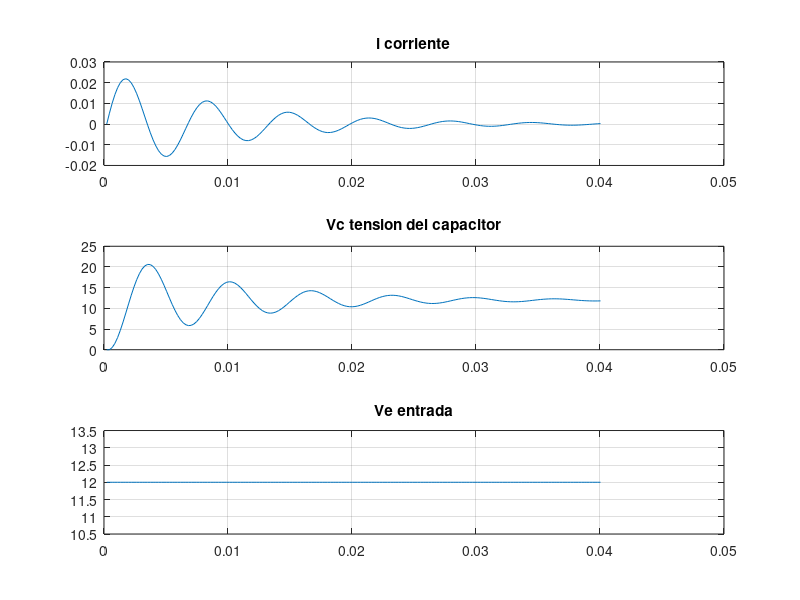
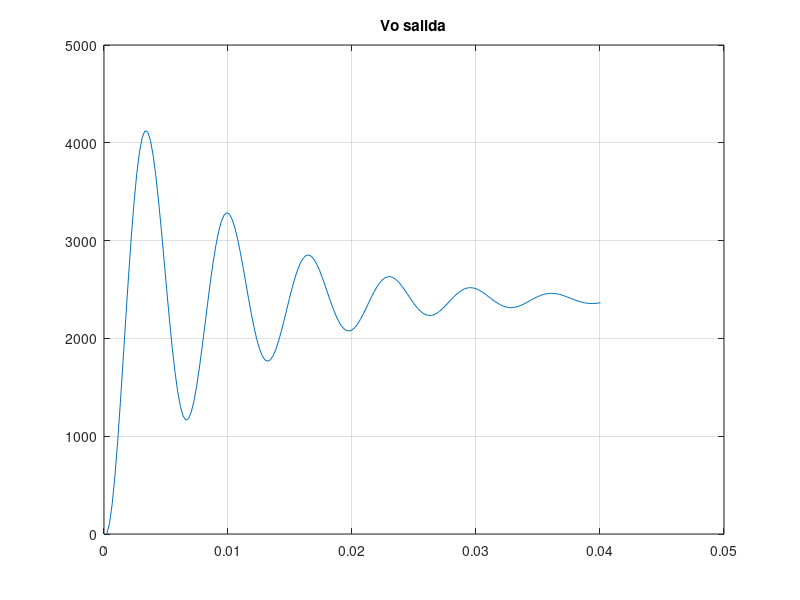

Recreate these plots in MATLAB, in order.
% Ítem [1] Asignar valores a R=220, L=500mHy, y C=2,2uF. Obtener simulaciones que permitan
% estudiar la dinámica del sistema, con una entrada de tensión escalón de 12V, que cada 10ms
% cambia de signo.

close all; clear all; clc
% Se le asignan valores a los siguientes parámetros
R=200; L=500e-3; C=2.2e-6;
% Matriz del sistema
Mat_A=[-R/L, -1/L; 1/C 0];
% Vector de entrada
Mat_B=[1/L; 0];
% Vector de salida
Mat_C=[0 R];


% La inversa de la matriz de los valores propios
ieig=-1*(1./(eig(Mat_A)));
tR=min(ieig) %Constante de tiempo mas rapida
tL=max(ieig) %Constante de tiempo mas lerda

% [numerador, denominador] = ss2tf(Mat_A, Mat_B, Mat_C, 0);
% G = tf(numerador, denominador);
% figure
% step(G*12)




% Se define el paso h, el tiempo fina Tf y la cantidad de pasos
h=real(tR);Tf=0.04;pasos=Tf/h;
% Parametros para la fuente
t=[];
talt=10e-3;
ii=1;
% Condiciones iniciales
i(1)=0;Vc(1)=0;Ve=12;
X0=[i(1);Vc(1)];x=[0;0];
vo(1)=0;
while(ii<(pasos+1))
    t(ii)=ii*h;
    u(ii)=Ve;
    % if(t(ii)>talt)% Cada 10ms la tension se invierte
    %     Ve=Ve*-1;
    %     talt=talt+10e-3;
    % end
    i(ii)=x(1);Vc(ii)=x(2);
    xp=Mat_A*(x-X0)+Mat_B*u(ii);
    x=x+h*xp;
    y=Mat_C*x;
    vo(ii)=y;
    ii=ii+1;
end
% Se grafica la corriente i, la tension del capacitor Vc y la tension de
% entrada Ve
figure(1);hold on;
subplot(3,1,1);plot(t,i);grid on; title('i corriente');
subplot(3,1,2);plot(t,Vc);grid on; title('Vc tension del capacitor');
subplot(3,1,3);plot(t,u);grid on; title('Ve entrada');
figure
plot(t,vo);grid on; title('Vo salida');

